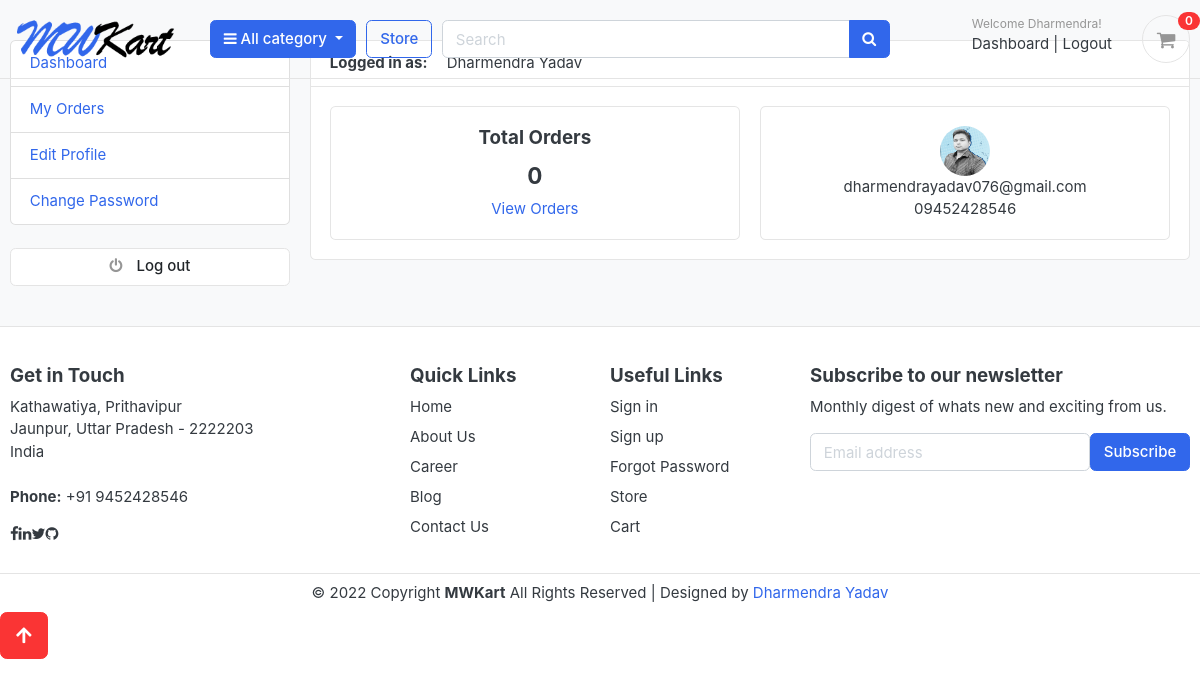
Screenshot of /accounts/dashboard/ (signed in) with the database file from the repository.
### accounts/models.py (models this page shows, shortened)
class Account(AbstractBaseUser):
    first_name      = models.CharField(max_length=50)
    last_name       = models.CharField(max_length=50)
    username        = models.CharField(max_length=50, unique=True)
    email           = models.EmailField(max_length=100, unique=True)
    phone_number    = models.CharField(max_length=50)
    date_joined     = models.DateTimeField(auto_now_add=True)
    last_login      = models.DateTimeField(auto_now_add=True)
    is_admin        = models.BooleanField(default=False)
    is_staff        = models.BooleanField(default=False)
    is_active        = models.BooleanField(default=False)
    is_superadmin        = models.BooleanField(default=False)
    USERNAME_FIELD = 'email'
    REQUIRED_FIELDS = ['username', 'first_name', 'last_name']
    objects = MyAccountManager()
    def full_name(self):
        return f'{self.first_name} {self.last_name}'

class UserProfile(models.Model):
    user = models.OneToOneField(Account, on_delete=models.CASCADE)
    address_line_1 = models.CharField(blank=True, max_length=100)
    address_line_2 = models.CharField(blank=True, max_length=100)
    profile_picture = models.ImageField(blank=True, upload_to='userprofile')
    city = models.CharField(blank=True, max_length=20)
    state = models.CharField(blank=True, max_length=20)
    country = models.CharField(blank=True, max_length=20)

### accounts/views.py (the view)
# urls.py: path('dashboard/', views.dashboard, name='dashboard'),
@login_required(login_url = 'login')
def dashboard(request):
    orders = Order.objects.order_by('-created_at').filter(user_id=request.user.id, is_ordered=True)
    orders_count = orders.count()
    userprofile = UserProfile.objects.get(user_id=request.user.id)
    context = {
        'orders_count': orders_count,
        'userprofile': userprofile,
    }
    return render(request, 'accounts/dashboard.html', context)

### carts/context_processors.py (called while the page is built)
def counter(request):
    cart_count = 0
    if 'admin' in request.path:
        return {}
    else:
        try:
            cart = Cart.objects.filter(cart_id=_cart_id(request))
            if request.user.is_authenticated:
                cart_items = CartItem.objects.all().filter(user=request.user)
            else:
                cart_items = CartItem.objects.all().filter(cart=cart[:1])
            for cart_item in cart_items:
                cart_count += cart_item.quantity
        except Cart.DoesNotExist:
            cart_count = 0
    return dict(cart_count=cart_count)

### carts/views.py (called while the page is built)
def _cart_id(request):
    cart = request.session.session_key
    if not cart:
        cart = request.session.create()
    return cart

### category/context_processors.py (called while the page is built)
def menu_links(request):
    links = Category.objects.all()
    return dict(links=links)

### category/models.py (called while the page is built)
    def get_url(self):
            return reverse('products_by_category', args=[self.slug])

### templates/accounts/dashboard.html (shortened to what this page needs)
{% extends 'base.html' %}
{% block content %}
<section class="section-conten padding-y bg">
<div class="container">
	<div class="row">
	{% include 'includes/dashboard_sidebar.html' %}
	<main class="col-md-9">
		<article class="card">
		<header class="card-header">
			<strong class="d-inline-block mr-3">Logged in as:</strong>
			<span>{{user.full_name}}</span>
		</header>
		<div class="card-body">
			<div class="row">
			<div class="col-md-6">
				<div class="card" style="text-align:center;">
					<div class="card-body">
						<h5 class="card-title">Total Orders</h5>
						<h4>{{orders_count}}</h4>
						<a href="{% url 'my_orders' %}">View Orders</a>
					</div>
				</div>
			</div>
			<div class="col-md-6">
				<div class="card" style="text-align:center;">
					<div class="card-body">
						<img src="{{userprofile.profile_picture.url}}" alt="User Profile Picture" width="50" height="50" style="border-radius:50%;">
						<p class="mb-0">{{user.email}}</p>
						<p>{{user.phone_number}}</p>
					</div>
				</div>
			</div>
			</div>
		</div>
		</article>
	</main>
</div>
</div>
</section>
{% endblock %}

### templates/includes/navbar.html (shortened to what this page needs)
{% load static %}
<header class="section-header fixed-top">
<section class="header-main border-bottom">
  <div class="container">
<div class="row align-items-center">
  <div class="col-lg-2 col-md-3 col-6">
    <a href="{% url 'home' %}" class="brand-wrap">
      <img class="logo" src="{% static './images/logo.png' %}">
    </a>
  </div>
  <div class="col-lg col-sm col-md col-6 flex-grow-0">
    <div class="category-wrap dropdown d-inline-block float-right">
      <button type="button" class="btn btn-primary dropdown-toggle" data-toggle="dropdown">
        <i class="fa fa-bars"></i> All category
      </button>
    </div>
  </div>
  <a href="{% url 'store' %}" class="btn btn-outline-primary">Store</a>
  <div class="col-lg  col-md-6 col-sm-12 col">
    <form action="{% url 'search' %}" class="search" method='GET'>
      <div class="input-group w-100">
          <input type="text" class="form-control" style="width:60%;" placeholder="Search" name="keyword">
          <div class="input-group-append">
            <button class="btn btn-primary" type="submit">
              <i class="fa fa-search"></i>
            </button>
          </div>
        </div>
    </form>
  </div>
  <div class="col-lg-3 col-sm-6 col-8 order-2 order-lg-3">
        <div class="d-flex justify-content-end mb-3 mb-lg-0">
          {% if user.id is None %}
          <div class="widget-header">
            <small class="title text-muted">Welcome guest!</small>
            <div>
              <a href="{% url 'login' %}">Sign in</a> <span class="dark-transp"> | </span>
              <a href="{% url 'register' %}"> Register</a>
            </div>
          </div>
          {% else %}
          <div class="widget-header">
            <small class="title text-muted">Welcome {{user.first_name}}!</small>
            <div>
              <a href="{% url 'dashboard' %}">Dashboard</a> <span class="dark-transp"> | </span>
              <a href="{% url 'logout' %}"> Logout</a>
            </div>
          </div>
          {% endif %}
          <a href="{% url 'cart' %}" class="widget-header pl-3 ml-3">
            <div class="icon icon-sm rounded-circle border"><i class="fa fa-shopping-cart"></i></div>
            <span class="badge badge-pill badge-danger notify">{{cart_count}}</span>
          </a>
        </div>
      </div>
</div>
  </div>
</section>
</header>

### static/css/ui.css (style rules this page uses)
html { font-family: "Inter", sans-serif; font-size: 15px; }
.icon-xs, .icon-sm, .icon-md, .icon-lg { display: inline-block; text-align: center; flex-shrink: 0; flex-grow: 0; }
.icon-sm { width: 48px; height: 48px; line-height: 48px !important; font-size: 20px; }
.padding-y { padding-top: 40px; padding-bottom: 40px; }
article:after, .form-group:after { display: block; clear: both; content: ""; }
.bg { background-color: #f8f9fa; }
p:last-child { margin-bottom: 0; }
.header-main { position: relative; padding-top: 1rem; padding-bottom: 1rem; }
.brand-wrap .logo, .navbar-brand .logo { margin-right: 7px; max-height: 42px; display: inline-block; }
.widget-header { display: inline-block; vertical-align: middle; position: relative; }
.widget-header a { color: #343a40; }
.widget-header i { color: #969696; }
.widget-header .title { display: block; }
.widget-header .notify { position: absolute; top: -3px; right: -10px; }
.notify { position: absolute; top: -4px; right: -10px; display: inline-block; padding: 0.25em 0.6em; font-size: 12px; line-height: 1; text-align: center; border-radius: 3rem; color: #fff; background-color: #fa3434; }

### rows the page displays
Account: first_name "Dharmendra", full_name "Dharmendra Yadav", email "dharmendrayadav076@gmail.com", phone_number "09452428546"
UserProfile: profile_picture (picture)

### other values shown
{{ cart_count }} "0"
{{ orders_count }} "0"
